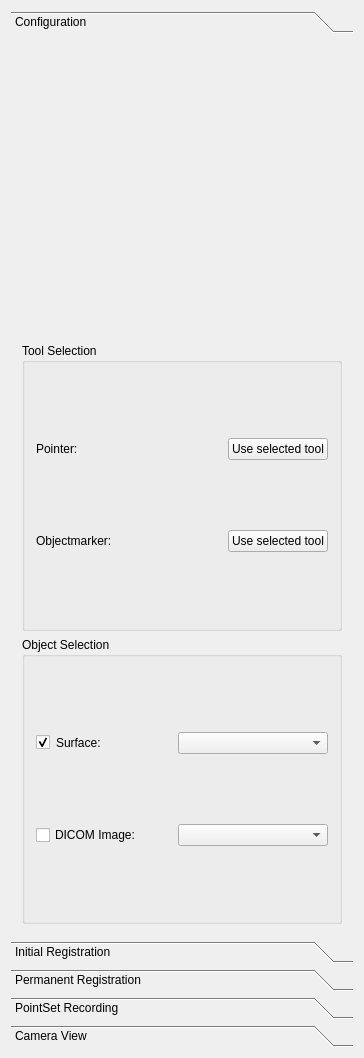
<?xml version="1.0" encoding="UTF-8"?>
<ui version="4.0">
 <class>QmitkIGTTrackingLabViewControls</class>
 <widget class="QWidget" name="QmitkIGTTrackingLabViewControls">
  <property name="geometry">
   <rect>
    <x>0</x>
    <y>0</y>
    <width>364</width>
    <height>1058</height>
   </rect>
  </property>
  <property name="minimumSize">
   <size>
    <width>0</width>
    <height>0</height>
   </size>
  </property>
  <property name="windowTitle">
   <string>QmitkTemplate</string>
  </property>
  <layout class="QVBoxLayout" name="verticalLayout">
   <item>
    <widget class="QToolBox" name="m_ToolBox">
     <property name="minimumSize">
      <size>
       <width>0</width>
       <height>600</height>
      </size>
     </property>
     <property name="currentIndex">
      <number>0</number>
     </property>
     <widget class="QWidget" name="page_6">
      <property name="geometry">
       <rect>
        <x>0</x>
        <y>0</y>
        <width>387</width>
        <height>882</height>
       </rect>
      </property>
      <attribute name="label">
       <string>Configuration</string>
      </attribute>
      <layout class="QVBoxLayout" name="verticalLayout_7">
       <item>
        <widget class="QmitkNavigationDataSourceSelectionWidget" name="m_TrackingDeviceSelectionWidget" native="true">
         <property name="minimumSize">
          <size>
           <width>0</width>
           <height>150</height>
          </size>
         </property>
        </widget>
       </item>
       <item>
        <widget class="QGroupBox" name="groupBox_2">
         <property name="title">
          <string>Tool Selection</string>
         </property>
         <layout class="QVBoxLayout" name="verticalLayout_8">
          <item>
           <layout class="QHBoxLayout" name="horizontalLayout_3">
            <item>
             <widget class="QLabel" name="label_3">
              <property name="text">
               <string>Pointer:</string>
              </property>
             </widget>
            </item>
            <item>
             <spacer name="horizontalSpacer_3">
              <property name="orientation">
               <enum>Qt::Horizontal</enum>
              </property>
              <property name="sizeHint" stdset="0">
               <size>
                <width>13</width>
                <height>20</height>
               </size>
              </property>
             </spacer>
            </item>
            <item>
             <widget class="QLabel" name="m_PointerNameLabel">
              <property name="text">
               <string>&lt;not selected&gt;</string>
              </property>
              <property name="alignment">
               <set>Qt::AlignRight|Qt::AlignTrailing|Qt::AlignVCenter</set>
              </property>
             </widget>
            </item>
            <item>
             <widget class="QPushButton" name="m_UseAsPointerButton">
              <property name="text">
               <string>Use selected tool</string>
              </property>
             </widget>
            </item>
           </layout>
          </item>
          <item>
           <layout class="QHBoxLayout" name="horizontalLayout_4">
            <item>
             <widget class="QLabel" name="label_4">
              <property name="text">
               <string>Objectmarker:</string>
              </property>
             </widget>
            </item>
            <item>
             <spacer name="horizontalSpacer_4">
              <property name="orientation">
               <enum>Qt::Horizontal</enum>
              </property>
              <property name="sizeHint" stdset="0">
               <size>
                <width>47</width>
                <height>20</height>
               </size>
              </property>
             </spacer>
            </item>
            <item>
             <widget class="QLabel" name="m_ObjectmarkerNameLabel">
              <property name="text">
               <string>&lt;not selected&gt;</string>
              </property>
              <property name="alignment">
               <set>Qt::AlignRight|Qt::AlignTrailing|Qt::AlignVCenter</set>
              </property>
             </widget>
            </item>
            <item>
             <widget class="QPushButton" name="m_UseAsObjectmarkerButton">
              <property name="text">
               <string>Use selected tool</string>
              </property>
             </widget>
            </item>
           </layout>
          </item>
         </layout>
        </widget>
       </item>
       <item>
        <widget class="QGroupBox" name="groupBox_3">
         <property name="title">
          <string>Object Selection</string>
         </property>
         <layout class="QVBoxLayout" name="verticalLayout_9">
          <item>
           <layout class="QHBoxLayout" name="horizontalLayout_7">
            <item>
             <widget class="QCheckBox" name="m_SurfaceActive">
              <property name="enabled">
               <bool>true</bool>
              </property>
              <property name="text">
               <string/>
              </property>
              <property name="checkable">
               <bool>true</bool>
              </property>
              <property name="checked">
               <bool>true</bool>
              </property>
              <property name="tristate">
               <bool>false</bool>
              </property>
             </widget>
            </item>
            <item>
             <widget class="QLabel" name="label_2">
              <property name="text">
               <string>Surface:</string>
              </property>
             </widget>
            </item>
            <item>
             <spacer name="horizontalSpacer_7">
              <property name="orientation">
               <enum>Qt::Horizontal</enum>
              </property>
              <property name="sizeHint" stdset="0">
               <size>
                <width>40</width>
                <height>20</height>
               </size>
              </property>
             </spacer>
            </item>
            <item>
             <widget class="QmitkDataStorageComboBox" name="m_ObjectComboBox">
              <property name="minimumSize">
               <size>
                <width>150</width>
                <height>0</height>
               </size>
              </property>
             </widget>
            </item>
           </layout>
          </item>
          <item>
           <layout class="QHBoxLayout" name="horizontalLayout_8">
            <item>
             <widget class="QCheckBox" name="m_ImageActive">
              <property name="text">
               <string>DICOM Image:</string>
              </property>
              <property name="checked">
               <bool>false</bool>
              </property>
             </widget>
            </item>
            <item>
             <spacer name="horizontalSpacer_8">
              <property name="orientation">
               <enum>Qt::Horizontal</enum>
              </property>
              <property name="sizeHint" stdset="0">
               <size>
                <width>40</width>
                <height>20</height>
               </size>
              </property>
             </spacer>
            </item>
            <item>
             <widget class="QmitkDataStorageComboBox" name="m_ImageComboBox">
              <property name="minimumSize">
               <size>
                <width>150</width>
                <height>0</height>
               </size>
              </property>
             </widget>
            </item>
           </layout>
          </item>
         </layout>
        </widget>
       </item>
      </layout>
     </widget>
     <widget class="QWidget" name="page">
      <property name="geometry">
       <rect>
        <x>0</x>
        <y>0</y>
        <width>346</width>
        <height>895</height>
       </rect>
      </property>
      <attribute name="label">
       <string>Initial Registration</string>
      </attribute>
      <layout class="QVBoxLayout" name="verticalLayout_2">
       <item>
        <widget class="QmitkFiducialRegistrationWidget" name="m_RegistrationWidget" native="true"/>
       </item>
      </layout>
     </widget>
     <widget class="QWidget" name="m_PermanentRegistrationToolSelectionWidgetPage">
      <property name="geometry">
       <rect>
        <x>0</x>
        <y>0</y>
        <width>346</width>
        <height>895</height>
       </rect>
      </property>
      <attribute name="label">
       <string>Permanent Registration</string>
      </attribute>
      <layout class="QVBoxLayout" name="verticalLayout_3">
       <item>
        <widget class="QCheckBox" name="m_UsePermanentRegistrationToggle">
         <property name="text">
          <string>Activate permanent registration</string>
         </property>
        </widget>
       </item>
       <item>
        <spacer name="verticalSpacer">
         <property name="orientation">
          <enum>Qt::Vertical</enum>
         </property>
         <property name="sizeHint" stdset="0">
          <size>
           <width>20</width>
           <height>40</height>
          </size>
         </property>
        </spacer>
       </item>
      </layout>
     </widget>
     <widget class="QWidget" name="m_PointSetRecordingPage">
      <property name="geometry">
       <rect>
        <x>0</x>
        <y>0</y>
        <width>346</width>
        <height>895</height>
       </rect>
      </property>
      <attribute name="label">
       <string>PointSet Recording</string>
      </attribute>
      <layout class="QVBoxLayout" name="verticalLayout_4">
       <item>
        <widget class="QmitkNavigationDataSourceSelectionWidget" name="m_PointSetRecordingToolSelectionWidget" native="true"/>
       </item>
       <item>
        <layout class="QHBoxLayout" name="horizontalLayout">
         <item>
          <spacer name="horizontalSpacer">
           <property name="orientation">
            <enum>Qt::Horizontal</enum>
           </property>
           <property name="sizeHint" stdset="0">
            <size>
             <width>40</width>
             <height>20</height>
            </size>
           </property>
          </spacer>
         </item>
         <item>
          <widget class="QLabel" name="label">
           <property name="text">
            <string>Point Distance [mm]</string>
           </property>
          </widget>
         </item>
         <item>
          <widget class="QSpinBox" name="m_PSRecordingSpinBox">
           <property name="value">
            <number>1</number>
           </property>
          </widget>
         </item>
        </layout>
       </item>
       <item>
        <layout class="QHBoxLayout" name="horizontalLayout_2">
         <item>
          <spacer name="horizontalSpacer_2">
           <property name="orientation">
            <enum>Qt::Horizontal</enum>
           </property>
           <property name="sizeHint" stdset="0">
            <size>
             <width>40</width>
             <height>20</height>
            </size>
           </property>
          </spacer>
         </item>
         <item>
          <widget class="QCheckBox" name="m_PointSetRecordCheckBox">
           <property name="text">
            <string>Point Set Recording</string>
           </property>
          </widget>
         </item>
        </layout>
       </item>
       <item>
        <spacer name="verticalSpacer_2">
         <property name="orientation">
          <enum>Qt::Vertical</enum>
         </property>
         <property name="sizeHint" stdset="0">
          <size>
           <width>20</width>
           <height>779</height>
          </size>
         </property>
        </spacer>
       </item>
      </layout>
     </widget>
     <widget class="QWidget" name="page_2">
      <property name="geometry">
       <rect>
        <x>0</x>
        <y>0</y>
        <width>347</width>
        <height>882</height>
       </rect>
      </property>
      <attribute name="label">
       <string>Camera View</string>
      </attribute>
      <layout class="QVBoxLayout" name="verticalLayout_10">
       <item>
        <widget class="QmitkNavigationDataSourceSelectionWidget" name="m_CameraViewSelection" native="true"/>
       </item>
       <item>
        <widget class="QGroupBox" name="m_ViewDirectionBox">
         <property name="title">
          <string>Needle View Direction (in Tool Coordinates)</string>
         </property>
         <layout class="QVBoxLayout" name="verticalLayout_5">
          <item>
           <layout class="QHBoxLayout" name="horizontalLayout_5">
            <item>
             <widget class="QRadioButton" name="m_NeedleViewX">
              <property name="text">
               <string>X</string>
              </property>
              <property name="checked">
               <bool>true</bool>
              </property>
             </widget>
            </item>
            <item>
             <widget class="QRadioButton" name="m_NeedleViewY">
              <property name="text">
               <string>Y</string>
              </property>
             </widget>
            </item>
            <item>
             <widget class="QRadioButton" name="m_NeedleViewZ">
              <property name="text">
               <string>Z</string>
              </property>
             </widget>
            </item>
            <item>
             <spacer name="horizontalSpacer_5">
              <property name="orientation">
               <enum>Qt::Horizontal</enum>
              </property>
              <property name="sizeHint" stdset="0">
               <size>
                <width>40</width>
                <height>20</height>
               </size>
              </property>
             </spacer>
            </item>
           </layout>
          </item>
          <item>
           <widget class="QCheckBox" name="m_NeedleViewInvert">
            <property name="text">
             <string>Invert</string>
            </property>
           </widget>
          </item>
         </layout>
        </widget>
       </item>
       <item>
        <widget class="QGroupBox" name="m_ViewUpBox">
         <property name="title">
          <string>View Up Vector (in Tool Coordinates)</string>
         </property>
         <layout class="QVBoxLayout" name="verticalLayout_6">
          <item>
           <layout class="QHBoxLayout" name="horizontalLayout_6">
            <item>
             <widget class="QRadioButton" name="m_NeedleUpX">
              <property name="text">
               <string>X</string>
              </property>
              <property name="checked">
               <bool>true</bool>
              </property>
             </widget>
            </item>
            <item>
             <widget class="QRadioButton" name="m_NeedleUpY">
              <property name="text">
               <string>Y</string>
              </property>
             </widget>
            </item>
            <item>
             <widget class="QRadioButton" name="m_NeedleUpZ">
              <property name="text">
               <string>Z</string>
              </property>
             </widget>
            </item>
            <item>
             <spacer name="horizontalSpacer_6">
              <property name="orientation">
               <enum>Qt::Horizontal</enum>
              </property>
              <property name="sizeHint" stdset="0">
               <size>
                <width>40</width>
                <height>20</height>
               </size>
              </property>
             </spacer>
            </item>
           </layout>
          </item>
          <item>
           <widget class="QCheckBox" name="m_NeedleUpInvert">
            <property name="text">
             <string>Invert</string>
            </property>
           </widget>
          </item>
         </layout>
        </widget>
       </item>
       <item>
        <widget class="QCheckBox" name="m_ActivateNeedleView">
         <property name="text">
          <string>Activate Needle View</string>
         </property>
        </widget>
       </item>
       <item>
        <spacer name="spacer1">
         <property name="orientation">
          <enum>Qt::Vertical</enum>
         </property>
         <property name="sizeType">
          <enum>QSizePolicy::Expanding</enum>
         </property>
         <property name="sizeHint" stdset="0">
          <size>
           <width>20</width>
           <height>630</height>
          </size>
         </property>
        </spacer>
       </item>
      </layout>
     </widget>
    </widget>
   </item>
  </layout>
 </widget>
 <layoutdefault spacing="6" margin="11"/>
 <customwidgets>
  <customwidget>
   <class>QmitkFiducialRegistrationWidget</class>
   <extends>QWidget</extends>
   <header>QmitkFiducialRegistrationWidget.h</header>
   <container>1</container>
  </customwidget>
  <customwidget>
   <class>QmitkNavigationDataSourceSelectionWidget</class>
   <extends>QWidget</extends>
   <header>QmitkNavigationDataSourceSelectionWidget.h</header>
   <container>1</container>
  </customwidget>
  <customwidget>
   <class>QmitkDataStorageComboBox</class>
   <extends>QComboBox</extends>
   <header>QmitkDataStorageComboBox.h</header>
  </customwidget>
 </customwidgets>
 <resources/>
 <connections/>
</ui>
